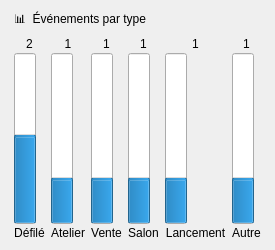
              <widget class="QFrame" name="frameChartType">
               <property name="cssClass" stdset="0">
                <string>card</string>
               </property>
               <property name="minimumSize">
                <size>
                 <width>0</width>
                 <height>250</height>
                </size>
               </property>
               <layout class="QVBoxLayout" name="layout30">
                <property name="spacing">
                 <number>6</number>
                </property>
                <property name="leftMargin">
                 <number>14</number>
                </property>
                <property name="topMargin">
                 <number>10</number>
                </property>
                <property name="rightMargin">
                 <number>14</number>
                </property>
                <property name="bottomMargin">
                 <number>10</number>
                </property>
                <item>
                 <widget class="QLabel" name="lblChartTypeTitle">
                  <property name="text">
                   <string>📊  Événements par type</string>
                  </property>
                  <property name="cssClass" stdset="0">
                   <string>panelTitle</string>
                  </property>
                 </widget>
                </item>
                <item>
                 <widget class="QWidget" name="chartTypeHost">
                  <layout class="QHBoxLayout" name="layout29">
                   <property name="spacing">
                    <number>6</number>
                   </property>
                   <property name="leftMargin">
                    <number>0</number>
                   </property>
                   <property name="topMargin">
                    <number>0</number>
                   </property>
                   <property name="rightMargin">
                    <number>0</number>
                   </property>
                   <property name="bottomMargin">
                    <number>0</number>
                   </property>
                   <item>
                    <layout class="QVBoxLayout" name="layout23">
                     <property name="spacing">
                      <number>2</number>
                     </property>
                     <property name="leftMargin">
                      <number>0</number>
                     </property>
                     <property name="topMargin">
                      <number>0</number>
                     </property>
                     <property name="rightMargin">
                      <number>0</number>
                     </property>
                     <property name="bottomMargin">
                      <number>0</number>
                     </property>
                     <item>
                      <widget class="QLabel" name="lblValT0">
                       <property name="text">
                        <string>2</string>
                       </property>
                       <property name="cssClass" stdset="0">
                        <string>barValue</string>
                       </property>
                       <property name="alignment">
                        <set>Qt::AlignCenter</set>
                       </property>
                      </widget>
                     </item>
                     <item>
                      <widget class="QProgressBar" name="barT0">
                       <property name="maximum">
                        <number>4</number>
                       </property>
                       <property name="value">
                        <number>2</number>
                       </property>
                       <property name="textVisible">
                        <bool>false</bool>
                       </property>
                       <property name="orientation">
                        <enum>Qt::Vertical</enum>
                       </property>
                       <property name="cssClass" stdset="0">
                        <string>typeBar</string>
                       </property>
                      </widget>
                     </item>
                     <item>
                      <widget class="QLabel" name="lblNameT0">
                       <property name="text">
                        <string>Défilé</string>
                       </property>
                       <property name="cssClass" stdset="0">
                        <string>barName</string>
                       </property>
                       <property name="alignment">
                        <set>Qt::AlignCenter</set>
                       </property>
                      </widget>
                     </item>
                    </layout>
                   </item>
                   <item>
                    <layout class="QVBoxLayout" name="layout24">
                     <property name="spacing">
                      <number>2</number>
                     </property>
                     <property name="leftMargin">
                      <number>0</number>
                     </property>
                     <property name="topMargin">
                      <number>0</number>
                     </property>
                     <property name="rightMargin">
                      <number>0</number>
                     </property>
                     <property name="bottomMargin">
                      <number>0</number>
                     </property>
                     <item>
                      <widget class="QLabel" name="lblValT1">
                       <property name="text">
                        <string>1</string>
                       </property>
                       <property name="cssClass" stdset="0">
                        <string>barValue</string>
                       </property>
                       <property name="alignment">
                        <set>Qt::AlignCenter</set>
                       </property>
                      </widget>
                     </item>
                     <item>
                      <widget class="QProgressBar" name="barT1">
                       <property name="maximum">
                        <number>4</number>
                       </property>
                       <property name="value">
                        <number>1</number>
                       </property>
                       <property name="textVisible">
                        <bool>false</bool>
                       </property>
                       <property name="orientation">
                        <enum>Qt::Vertical</enum>
                       </property>
                       <property name="cssClass" stdset="0">
                        <string>typeBar</string>
                       </property>
                      </widget>
                     </item>
                     <item>
                      <widget class="QLabel" name="lblNameT1">
                       <property name="text">
                        <string>Atelier</string>
                       </property>
                       <property name="cssClass" stdset="0">
                        <string>barName</string>
                       </property>
                       <property name="alignment">
                        <set>Qt::AlignCenter</set>
                       </property>
                      </widget>
                     </item>
                    </layout>
                   </item>
                   <item>
                    <layout class="QVBoxLayout" name="layout25">
                     <property name="spacing">
                      <number>2</number>
                     </property>
                     <property name="leftMargin">
                      <number>0</number>
                     </property>
                     <property name="topMargin">
                      <number>0</number>
                     </property>
                     <property name="rightMargin">
                      <number>0</number>
                     </property>
                     <property name="bottomMargin">
                      <number>0</number>
                     </property>
                     <item>
                      <widget class="QLabel" name="lblValT2">
                       <property name="text">
                        <string>1</string>
                       </property>
                       <property name="cssClass" stdset="0">
                        <string>barValue</string>
                       </property>
                       <property name="alignment">
                        <set>Qt::AlignCenter</set>
                       </property>
                      </widget>
                     </item>
                     <item>
                      <widget class="QProgressBar" name="barT2">
                       <property name="maximum">
                        <number>4</number>
                       </property>
                       <property name="value">
                        <number>1</number>
                       </property>
                       <property name="textVisible">
                        <bool>false</bool>
                       </property>
                       <property name="orientation">
                        <enum>Qt::Vertical</enum>
                       </property>
                       <property name="cssClass" stdset="0">
                        <string>typeBar</string>
                       </property>
                      </widget>
                     </item>
                     <item>
                      <widget class="QLabel" name="lblNameT2">
                       <property name="text">
                        <string>Vente</string>
                       </property>
                       <property name="cssClass" stdset="0">
                        <string>barName</string>
                       </property>
                       <property name="alignment">
                        <set>Qt::AlignCenter</set>
                       </property>
                      </widget>
                     </item>
                    </layout>
                   </item>
                   <item>
                    <layout class="QVBoxLayout" name="layout26">
                     <property name="spacing">
                      <number>2</number>
                     </property>
                     <property name="leftMargin">
                      <number>0</number>
                     </property>
                     <property name="topMargin">
                      <number>0</number>
                     </property>
                     <property name="rightMargin">
                      <number>0</number>
                     </property>
                     <property name="bottomMargin">
                      <number>0</number>
                     </property>
                     <item>
                      <widget class="QLabel" name="lblValT3">
                       <property name="text">
                        <string>1</string>
                       </property>
                       <property name="cssClass" stdset="0">
                        <string>barValue</string>
                       </property>
                       <property name="alignment">
                        <set>Qt::AlignCenter</set>
                       </property>
                      </widget>
                     </item>
                     <item>
                      <widget class="QProgressBar" name="barT3">
                       <property name="maximum">
                        <number>4</number>
                       </property>
                       <property name="value">
                        <number>1</number>
                       </property>
                       <property name="textVisible">
                        <bool>false</bool>
                       </property>
                       <property name="orientation">
                        <enum>Qt::Vertical</enum>
                       </property>
                       <property name="cssClass" stdset="0">
                        <string>typeBar</string>
                       </property>
                      </widget>
                     </item>
                     <item>
                      <widget class="QLabel" name="lblNameT3">
                       <property name="text">
                        <string>Salon</string>
                       </property>
                       <property name="cssClass" stdset="0">
                        <string>barName</string>
                       </property>
                       <property name="alignment">
                        <set>Qt::AlignCenter</set>
                       </property>
                      </widget>
                     </item>
                    </layout>
                   </item>
                   <item>
                    <layout class="QVBoxLayout" name="layout27">
                     <property name="spacing">
                      <number>2</number>
                     </property>
                     <property name="leftMargin">
                      <number>0</number>
                     </property>
                     <property name="topMargin">
                      <number>0</number>
                     </property>
                     <property name="rightMargin">
                      <number>0</number>
                     </property>
                     <property name="bottomMargin">
                      <number>0</number>
                     </property>
                     <item>
                      <widget class="QLabel" name="lblValT4">
                       <property name="text">
                        <string>1</string>
                       </property>
                       <property name="cssClass" stdset="0">
                        <string>barValue</string>
                       </property>
                       <property name="alignment">
                        <set>Qt::AlignCenter</set>
                       </property>
                      </widget>
                     </item>
                     <item>
                      <widget class="QProgressBar" name="barT4">
                       <property name="maximum">
                        <number>4</number>
                       </property>
                       <property name="value">
                        <number>1</number>
                       </property>
                       <property name="textVisible">
                        <bool>false</bool>
                       </property>
                       <property name="orientation">
                        <enum>Qt::Vertical</enum>
                       </property>
                       <property name="cssClass" stdset="0">
                        <string>typeBar</string>
                       </property>
                      </widget>
                     </item>
                     <item>
                      <widget class="QLabel" name="lblNameT4">
                       <property name="text">
                        <string>Lancement</string>
                       </property>
                       <property name="cssClass" stdset="0">
                        <string>barName</string>
                       </property>
                       <property name="alignment">
                        <set>Qt::AlignCenter</set>
                       </property>
                      </widget>
                     </item>
                    </layout>
                   </item>
                   <item>
                    <layout class="QVBoxLayout" name="layout28">
                     <property name="spacing">
                      <number>2</number>
                     </property>
                     <property name="leftMargin">
                      <number>0</number>
                     </property>
                     <property name="topMargin">
                      <number>0</number>
                     </property>
                     <property name="rightMargin">
                      <number>0</number>
                     </property>
                     <property name="bottomMargin">
                      <number>0</number>
                     </property>
                     <item>
                      <widget class="QLabel" name="lblValT5">
                       <property name="text">
                        <string>1</string>
                       </property>
                       <property name="cssClass" stdset="0">
                        <string>barValue</string>
                       </property>
                       <property name="alignment">
                        <set>Qt::AlignCenter</set>
                       </property>
                      </widget>
                     </item>
                     <item>
                      <widget class="QProgressBar" name="barT5">
                       <property name="maximum">
                        <number>4</number>
                       </property>
                       <property name="value">
                        <number>1</number>
                       </property>
                       <property name="textVisible">
                        <bool>false</bool>
                       </property>
                       <property name="orientation">
                        <enum>Qt::Vertical</enum>
                       </property>
                       <property name="cssClass" stdset="0">
                        <string>typeBar</string>
                       </property>
                      </widget>
                     </item>
                     <item>
                      <widget class="QLabel" name="lblNameT5">
                       <property name="text">
                        <string>Autre</string>
                       </property>
                       <property name="cssClass" stdset="0">
                        <string>barName</string>
                       </property>
                       <property name="alignment">
                        <set>Qt::AlignCenter</set>
                       </property>
                      </widget>
                     </item>
                    </layout>
                   </item>
                  </layout>
                 </widget>
                </item>
               </layout>
              </widget>
